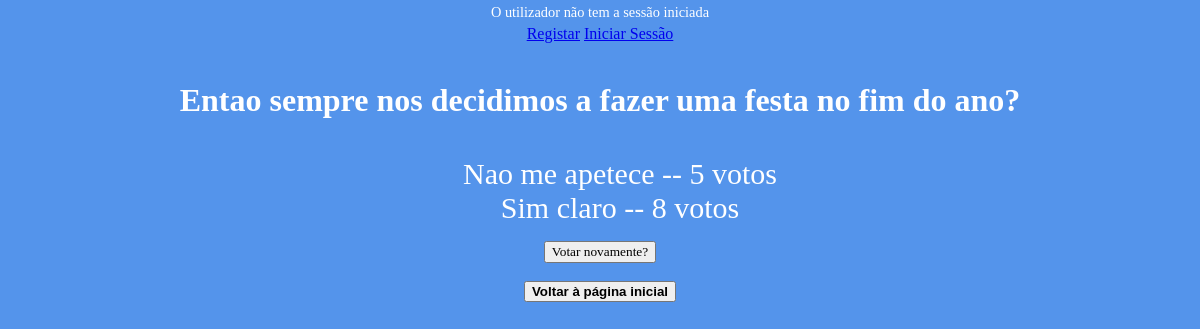
/votacao/1/resultados, run on the app's committed database.
### votacao/models.py (models this page shows, shortened)
class Questao(models.Model):
 questao_texto = models.CharField(max_length=200)
 pub_data = models.DateTimeField('data de publicacao')

class Opcao(models.Model):
 questao = models.ForeignKey(Questao, on_delete=models.CASCADE)
 opcao_texto = models.CharField(max_length=200)
 votos = models.IntegerField(default=0)

### votacao/views.py (the view)
# urls.py: path("<int:questao_id>/resultados", views.resultados, name="resultados"),
def resultados(request, questao_id):
    questao = get_object_or_404(Questao, pk=questao_id)
    return render(request, 'votacao/resultados.html', {'questao': questao})

### votacao/templates/votacao/resultados.html (shortened to what this page needs)
{% extends "./secondbase.html" %}
{% block body %}
    <h1>{{ questao.questao_texto }}</h1>
    <form action="{% url 'votacao:detalhe' questao.id %}" method="post">
        <ul>
        {% for opcao in questao.opcao_set.all %}
        <li>{{ opcao.opcao_texto }} -- {{ opcao.votos }} voto{{ opcao.votos|pluralize }}</li>
        {% endfor %}
        </ul>
        <input type="submit" value="Votar novamente?"/>
    </form>
    <br>
    <br>
{% endblock %}

### votacao/static/votacao/css/estilos.css (style rules this page uses)
body { background-image: url('images/Iscte.JPG'); background-color: #5494EB; background-position: center; background-size: auto; background-repeat: no-repeat; margin: 0; font-family: Arial black; align:center; text-align:center; }
h1 { font-family: Arial black; text-align: center; color: white; }
p, li { text-align:center; color: white; font-size: 30px; }
ul { list-style-type: none; font-family: Arial black; text-align: center; }
input { color: black; text-align: center; font-family: Arial black; }
form { postion:fixed; top:50%; left:50%; width:500px; display:inline-block; margin: auto; }

### data on the page
Questao: questao_texto "Entao sempre nos decidimos a fazer uma festa no fim do ano?"
Opcao: opcao_texto "Nao me apetece", votos "5"
Opcao: opcao_texto "Sim claro", votos "8"
